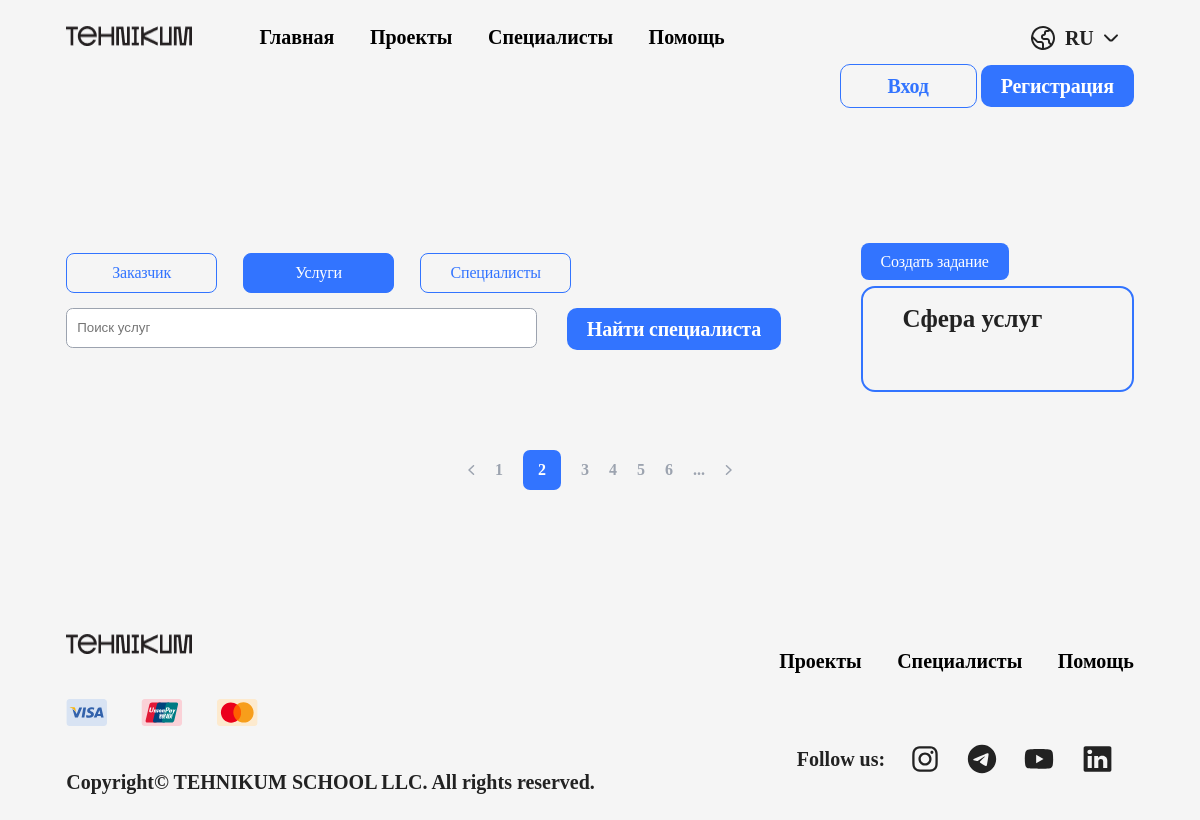
/services/, run on an earlier commit of the app's database.
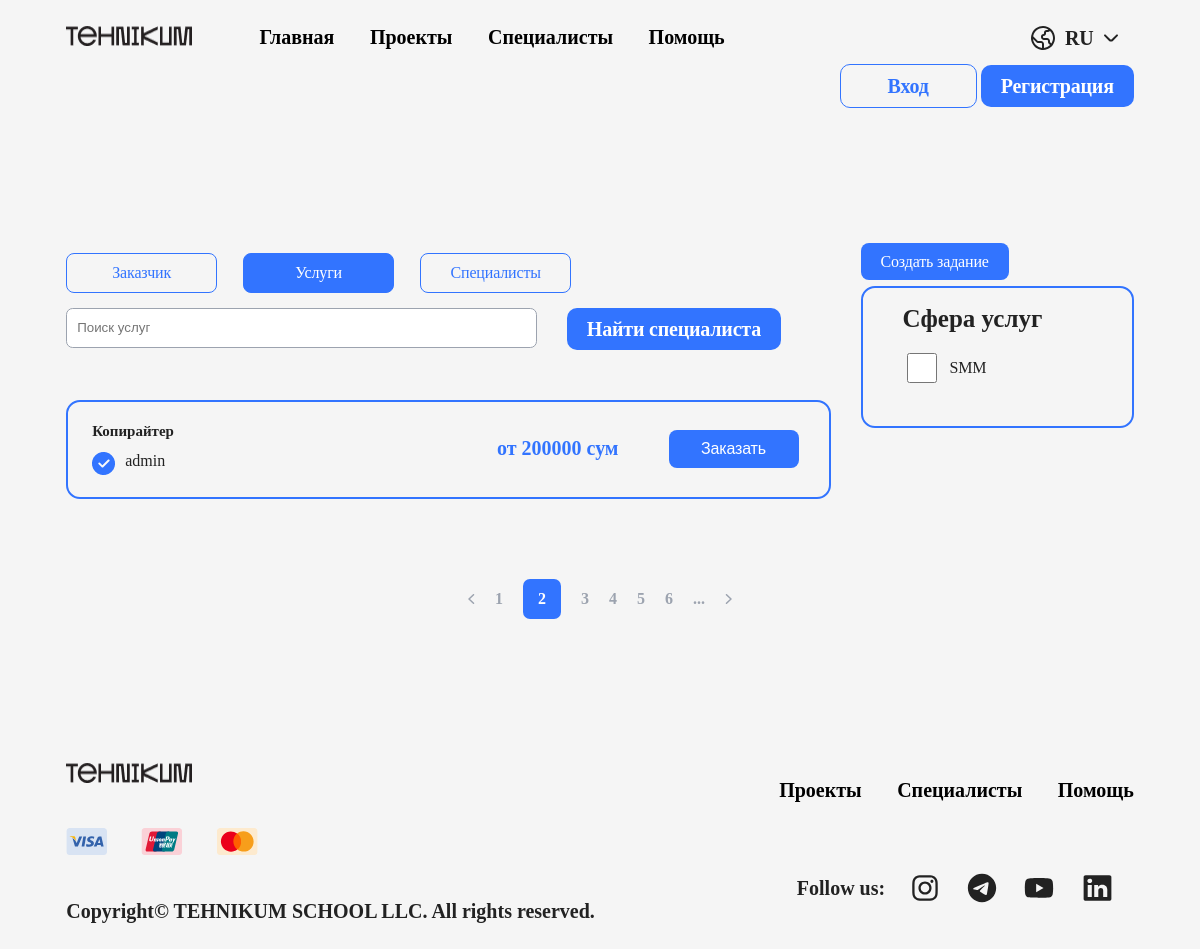
And on a later commit of the database.
### mainapp/models.py (models this page shows, shortened)
class Service(models.Model):
    service_type = models.ForeignKey(ServiceType, on_delete=models.CASCADE)
    owner = models.ForeignKey(CustomUser, on_delete=models.CASCADE)
    category = models.ForeignKey("mainapp.Category", verbose_name=(
        "category"), on_delete=models.CASCADE)
    minimal_price = models.DecimalField(max_digits=10, decimal_places=0)
    image1 = models.ImageField(
        'Image 1', upload_to=f'users/service_images', null=True, blank=True)
    image2 = models.ImageField(
        'Image 2', upload_to=f'users/service_images', null=True, blank=True)
    image3 = models.ImageField(
        'Image 3', upload_to=f'users/service_images', null=True, blank=True)
    created_at = models.DateTimeField(auto_now_add=True)
    edited_at = models.DateTimeField(auto_now=True)

class ServiceType(models.Model):
    name = models.CharField(max_length=255)
    def __str__(self):
        return self.name

class CustomUser(AbstractUser):
    user_type_id = models.ForeignKey(UserType, verbose_name=(
        "user_type"), on_delete=models.CASCADE, blank=True, null=True)
    date_of_birth = models.DateField(null=True, blank=True)
    phone_number1 = models.CharField(max_length=20, null=True, blank=True)
    phone_number2 = models.CharField(max_length=20, null=True, blank=True)
    image = models.ImageField(
        upload_to=f'users/profile_image', null=True, blank=True, default='')
    country = models.CharField(max_length=100, null=True, blank=True)
    city = models.CharField(max_length=100, null=True, blank=True)
    rating = models.DecimalField(
        max_digits=2, decimal_places=0, null=True, blank=True)
    about = models.TextField(null=True, blank=True)
    personal_info = models.TextField(null=True, blank=True)
    experience = models.ManyToManyField(Experience, blank=True, null=True)
    experience_years = models.IntegerField(null=True, blank=True)
    skills = models.ManyToManyField(
        Skills, verbose_name=("skills"), blank=True, null=True)
    specialization = models.CharField(
        ("specialization"), max_length=100, null=True, blank=True)
    minimal_price = models.DecimalField(
        max_digits=10, decimal_places=0, null=True, blank=True)
    languages = models.TextField(("languages"), blank=True, null=True)
    education = models.TextField(("education"), blank=True, null=True)
    awards = models.TextField(("awards"), blank=True, null=True)
    service_info = models.TextField(("service_info"), blank=True, null=True)
    service_image1 = models.ImageField(
        verbose_name='service_image1', upload_to=f'users/service_images', null=True, blank=True)
    service_image2 = models.ImageField(
        verbose_name='service_image1', upload_to=f'users/service_images', null=True, blank=True)
    service_image3 = models.ImageField(
        verbose_name='service_image1', upload_to=f'users/service_images', null=True, blank=True)
    service_image4 = models.ImageField(
        verbose_name='service_image1', upload_to=f'users/service_images', null=True, blank=True)
    service_image5 = models.ImageField(
        verbose_name='service_image1', upload_to=f'users/service_images', null=True, blank=True)
    def __str__(self):
        return self.username

class Category(models.Model):
    name = models.CharField(max_length=255)
    subtitle = models.CharField(("subtitle"), max_length=255)
    picture = models.ImageField(
        'picture', upload_to=f'users/service_images', null=True)
    class Meta:
        verbose_name = 'Category'
        verbose_name_plural = 'Categories'

### mainapp/views.py (the view)
# urls.py: path('services/', services_page, name='services'),
def services_page(request):
    services = Service.objects.all()
    paginator = Paginator(services, 10)
    page = request.GET.get('page')
    try:
        services = paginator.page(page)
    except PageNotAnInteger:
        services = paginator.page(1)
    if request.GET.get('query'):
        query = request.GET.get('query')
        services = Service.objects.filter(
            Q(category__name__icontains=query) | Q(owner__username__icontains=query) | Q(
                owner__first_name__icontains=query) | Q(service_type__name__icontains=query))
    categories = Category.objects.all()
    context = {
        'services': services,
        'categories': categories
    }
    return render(request, 'project__services.html', context)

### templates/project__services.html (shortened to what this page needs)
{% extends 'base.html' %}
{% load static %}
{% block content %}
<section class="twoBlocks__projects">
  <div class="leftBlock__projects">
    <div class="buttonsBlock__projects">
      <a class="primary" href="./project__orders.html">Заказчик</a>
      <a class="primary activeBtn" href="./project__services.html">Услуги</a>
      <a class="primary" href="./project__specialists.html">Специалисты</a>
    </div>
    <div class="inputBlock__projects">
      <div class="search">
        <input type="text" placeholder="Поиск услуг">
        <span class="secondary">Найти специалиста</span>
      </div>
    </div>
    <div class="ordersBlock__projects">
      {% for i in services %}
      <div class="orderAllBlock">
        <div class="orderBlock">
          <div class="left__orderBlock">
            <h5>{{i.service_type}}</h5>
            <div class="nameLogo__orderBlock">
              <div class="logo__orderBlock">
                <img src="{% static 'img/Vertical container (1).png' %}" alt="">
              </div>
              <div class="name__orderBlock">{{i.owner}}</div>
            </div>
          </div>
          <div class="right__orderBlock">
            <div class="moneyBtn__orderBlock">
              <div class="money__orderBlock">
                <span>от {{i.minimal_price}} сум</span>
              </div>
              <div class="btn__orderBlock">
                <input class="secondary" type="submit" value="Заказать">
              </div>
            </div>
          </div>
        </div>
      </div>
      {% endfor %}
    </div>
  </div>
  <div class="rightBlock__projects">
    <div class="btn__orderBlock">
      <a class="secondary" href="./add__t__task.html">Создать задание</a>
    </div>
    <div class="services">
      <h4>Сфера услуг</h4>
      <form action="" class="form__services">
        {% for i in categories %}
        <label for="">
          <input type="checkbox">
          {{i.name}}
        </label>
        {% endfor %}
      </form>
    </div>
  </div>
</section>
<div class="pageNumbers__projects">
  <a href="#"><img src="./img/Group 11.svg" alt=""></a>
  <a href="#">1</a>
  <a class="activeNumber__projects" href="#">2</a>
  <a href="#">3</a>
  <a href="#">4</a>
  <a href="#">5</a>
  <a href="#">6</a>
  <a href="#">...</a>
  <a href="#"><img src="./img/Group 16.svg" alt=""></a>
</div>
{% endblock content %}

What changed in the data, as far as the page shows it:
added Service: service_type "Копирайтер", owner "admin", minimal_price "200000"
added Category: name "SMM"
